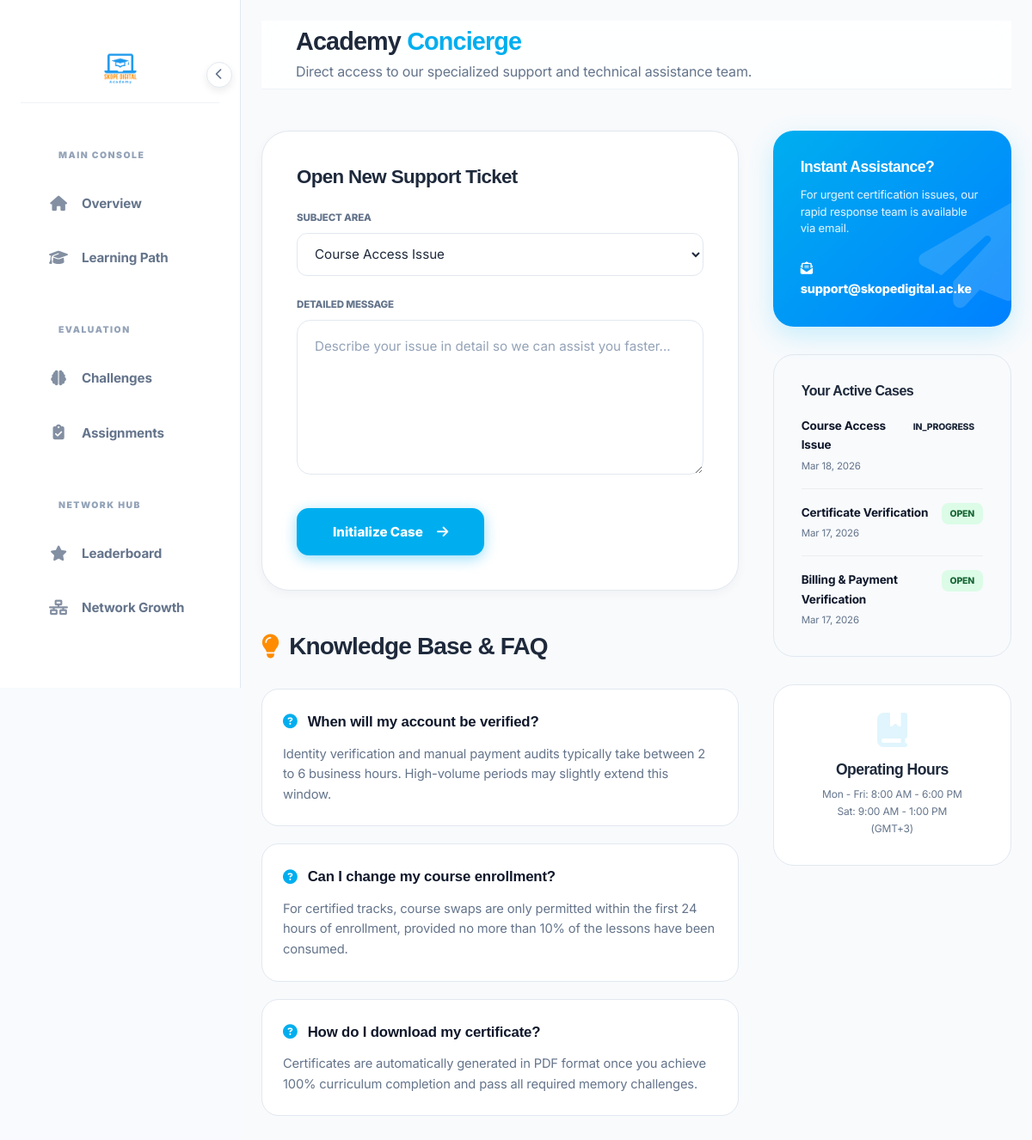
Screenshot of /student/support.php (signed in) with the database file from the repository.
### tables this page shows
CREATE TABLE `support_tickets` (
  `id` int(11) NOT NULL AUTO_INCREMENT,
  `user_id` int(11) DEFAULT NULL,
  `subject` varchar(255) NOT NULL,
  `message` text NOT NULL,
  `status` enum('open','in_progress','closed') DEFAULT 'open',
  `created_at` datetime DEFAULT current_timestamp(),
  PRIMARY KEY (`id`),
  KEY `support_tickets_user_fk` (`user_id`),
  CONSTRAINT `support_tickets_user_fk` FOREIGN KEY (`user_id`) REFERENCES `users` (`id`) ON DELETE SET NULL
);

### student/support.php (the view, shortened to what this page needs)
<?php
require_once 'includes/header.php';
try {
    $stmt = $pdo->prepare("SELECT * FROM support_tickets WHERE user_id = ? ORDER BY created_at DESC LIMIT 5");
    $stmt->execute([$student['id']]);
    $tickets = $stmt->fetchAll();
} catch (Exception $e) { $tickets = []; }
?>
<?php require_once 'includes/sidebar.php'; ?>
<main class="main-content">
    <header class="admin-header">
        <div style="display: flex; align-items: center; gap: 20px;">
            <div>
                <h1 style="font-family: 'Poppins', sans-serif; font-size: 1.8rem;">Academy <span class="text-primary">Concierge</span></h1>
                <p style="color: var(--text-dim); margin-top: 4px;">Direct access to our specialized support and technical assistance team.</p>
            </div>
        </div>
    </header>
    <div class="support-grid">
        <div class="support-main">
            <div class="card" style="padding: 40px; margin-bottom: 48px; border-radius: 32px;">
                <h3 style="font-family: 'Poppins', sans-serif; font-weight: 800; font-size: 1.4rem; margin-bottom: 24px;">Open New Support Ticket</h3>
                <form method="POST">
                    <div style="margin-bottom: 24px;">
                        <label style="display: block; font-size: 0.72rem; font-weight: 800; color: var(--text-dim); text-transform: uppercase; margin-bottom: 8px;">Subject Area</label>
                        <select name="subject" class="form-control" style="border-radius: 12px; height: 50px;" required>
                            <option value="Course Access Issue">Course Access Issue</option>
                        </select>
                    </div>
                    <div style="margin-bottom: 32px;">
                        <label style="display: block; font-size: 0.72rem; font-weight: 800; color: var(--text-dim); text-transform: uppercase; margin-bottom: 8px;">Detailed Message</label>
                        <textarea name="message" class="form-control" style="min-height: 180px; border-radius: 16px; padding: 20px;" placeholder="Describe your issue in detail so we can assist you faster..." required></textarea>
                    </div>
                    <button type="submit" class="btn btn-primary" style="padding: 16px 40px; border-radius: 14px; font-weight: 800;">
                        Initialize Case <i class="fas fa-arrow-right" style="margin-left: 8px;"></i>
                    </button>
                </form>
            </div>
            <h3 style="font-family: 'Poppins', sans-serif; font-weight: 800; margin-bottom: 32px; display: flex; align-items: center; gap: 12px;">
                <i class="fas fa-lightbulb text-secondary"></i> Knowledge Base & FAQ
            </h3>
            <div class="faq-item">
                <div class="faq-q"><i class="fas fa-circle-question text-primary"></i> When will my account be verified?</div>
                <div class="faq-a">Identity verification and manual payment audits typically take between 2 to 6 business hours. High-volume periods may slightly extend this window.</div>
            </div>
            <div class="faq-item">
                <div class="faq-q"><i class="fas fa-circle-question text-primary"></i> Can I change my course enrollment?</div>
                <div class="faq-a">For certified tracks, course swaps are only permitted within the first 24 hours of enrollment, provided no more than 10% of the lessons have been consumed.</div>
            </div>
            <div class="faq-item">
                <div class="faq-q"><i class="fas fa-circle-question text-primary"></i> How do I download my certificate?</div>
                <div class="faq-a">Certificates are automatically generated in PDF format once you achieve 100% curriculum completion and pass all required memory challenges.</div>
            </div>
        </div>
        <aside class="support-sidebar">
            <div class="contact-card">
                <h4 style="font-family: 'Poppins', sans-serif; font-weight: 800; margin-bottom: 12px; font-size: 1.1rem;">Instant Assistance?</h4>
                <p style="font-size: 0.82rem; opacity: 0.9; line-height: 1.5; margin-bottom: 24px;">For urgent certification issues, our rapid response team is available via email.</p>
                <div style="font-weight: 800; font-size: 0.9rem;"><i class="fas fa-envelope-open-text"></i> support@skopedigital.ac.ke</div>
            </div>
            <div class="ticket-list-card">
                <h4 style="font-family: 'Poppins', sans-serif; font-weight: 800; font-size: 1rem; margin-bottom: 20px;">Your Active Cases</h4>
                <?php if(!empty($tickets)): ?>
                    <?php foreach($tickets as $t): ?>
                    <div class="ticket-mini">
                        <span class="ticket-status status-<?= $t['status'] ?>"><?= $t['status'] ?></span>
                        <div style="font-weight: 700; font-size: 0.85rem; color: var(--dark); margin-bottom: 4px;"><?= htmlspecialchars($t['subject']) ?></div>
                        <div style="font-size: 0.72rem; color: var(--text-dim);"><?= date('M j, Y', strtotime($t['created_at'])) ?></div>
                    </div>
                    <?php endforeach; ?>
                <?php else: ?>
                    <p style="font-size: 0.82rem; color: var(--text-dim); font-style: italic;">No active support tickets found.</p>
                <?php endif; ?>
            </div>
            <div style="background: white; border: 1px solid var(--dark-border); border-radius: 24px; padding: 32px; text-align: center;">
                <i class="fas fa-book-bookmark" style="font-size: 2.5rem; color: var(--primary-glow); margin-bottom: 16px;"></i>
                <h5 style="font-weight: 800; margin-bottom: 8px;">Operating Hours</h5>
                <p style="font-size: 0.75rem; color: var(--text-dim);">Mon - Fri: 8:00 AM - 6:00 PM<br>Sat: 9:00 AM - 1:00 PM<br>(GMT+3)</p>
            </div>
        </aside>
    </div>
</main>
</body>
</html>

### assets/css/main.css (style rules this page uses)
:root { --primary: #00BFFF; --primary-dark: #0080FF; --primary-glow: rgba(0, 191, 255, 0.12); --secondary: #FF8C00; --secondary-dark:#E67E00; --secondary-glow:rgba(255, 140, 0, 0.12); --slate-900: #0f172a; --slate-800: #1e293b; --slate-700: #334155; --slate-100: #f1f5f9; --white: #FFFFFF; --bg-light: #F8FAFC; --dark: #0f172a; --dark-card: #ffffff; --dark-border: #e2e8f0; --glass-bg: rgba(255, 255, 255, 0.7); --glass-border: rgba(255, 255, 255, 0.4); --text-main: #0f172a; --text-muted: #475569; --text-dim: #64748b; --success: #10B981; --warning: #F59E0B; --danger: #EF4444; --radius-sm: 8px; --radius: 14px; --radius-lg: 24px; --radius-xl: 32px; --shadow-premium: 0 20px 40px -15px rgba(15, 23, 42, 0.1); --shadow-lg: 0 25px 50px -12px rgba(0, 0, 0, 0.08); --transition: 0.4s cubic-bezier(0.16, 1, 0.3, 1); --font-main: 'Inter', sans-serif; --font-heading: 'Poppins', sans-serif; --vid-indigo: #3B3C68; --vid-indigo-dark:#2A2B4D; --vid-light: #F8FAFD; --vid-slate: #1E293B; }
*, *::before, *::after { box-sizing: border-box; margin: 0; padding: 0; }
html { scroll-behavior: smooth; font-size: 16px; }
body { font-family: var(--font-main); background: var(--bg-light); color: var(--text-main); line-height: 1.65; overflow-x: hidden; -webkit-font-smoothing: antialiased; letter-spacing: -0.01em; }
body.student-portal { background: var(--vid-light) !important; color: var(--vid-slate) !important; }
h1, h2, h3, h4, h5, h6 { font-family: var(--font-heading); font-weight: 800; color: #1e293b; letter-spacing: -0.03em; }
button { cursor: pointer; font-family: var(--font-main); }
input, textarea, select { font-family: var(--font-main); }
h1, h2, h3, h4, h5, h6 { font-weight: 700; line-height: 1.2; color: var(--text-primary); }
h1 { font-size: clamp(2rem, 5vw, 3.5rem); }
h3 { font-size: clamp(1.2rem, 3vw, 1.75rem); }
h4 { font-size: 1.25rem; }
h5 { font-size: 1.1rem; }
.text-primary { color: var(--primary) !important; }
.text-secondary { color: var(--secondary) !important; }
.btn { display: inline-flex; align-items: center; gap: 8px; padding: 12px 24px; border-radius: var(--radius-full); font-size: 0.95rem; font-weight: 600; border: 2px solid transparent; transition: all var(--transition); white-space: nowrap; text-decoration: none; }
.btn-primary { background: var(--primary); color: #fff; border-color: var(--primary); box-shadow: 0 4px 16px rgba(0, 174, 239, 0.4); }
.card { background: var(--dark-card); border: 1px solid var(--dark-border); border-radius: var(--radius); padding: 24px; transition: all var(--transition); }
.form-control { width: 100%; padding: 12px 16px; background: var(--dark-card2); border: 1.5px solid var(--dark-border); border-radius: var(--radius-sm); color: var(--text-primary); font-size: 0.95rem; transition: all var(--transition); outline: none; }
.form-control::placeholder { color: var(--text-dim); }
textarea.form-control { resize: vertical; min-height: 120px; }
select.form-control { cursor: pointer; }
.form-control { width: 100%; padding: 12px 16px; background: var(--white); border: 1.5px solid var(--dark-border); border-radius: var(--radius-sm); color: var(--text-primary); font-size: 0.95rem; transition: all var(--transition); outline: none; font-family: var(--font); }
.form-control::placeholder { color: #94a3b8; }
:root { --sidebar-w: 280px; }
html, body { min-height: 100vh; width: 100%; }
.main-content { margin-left: var(--sidebar-w); min-height: 100vh; padding: 40px 60px; background: var(--bg-light); width: auto; position: relative; transition: all var(--transition); }
.admin-header { display: flex; justify-content: space-between; align-items: center; margin-bottom: 48px; }
:root { --sidebar-w: 260px; }
.main-content { margin-left: var(--sidebar-w); padding: 32px 48px; }
@media (max-width: 1366px) { .main-content { padding: 24px 32px; } }

### rows the page displays
support_tickets: status "IN_PROGRESS", subject "Course Access Issue", created_at "Mar 18, 2026"
support_tickets: status "OPEN", subject "Certificate Verification", created_at "Mar 17, 2026"
support_tickets: status "OPEN", subject "Billing & Payment Verification", created_at "Mar 17, 2026"
